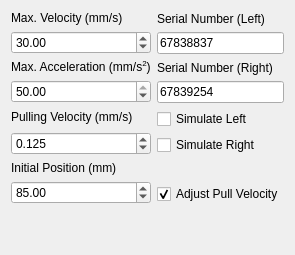
         <widget class="QWidget" name="pullersTab">
          <attribute name="title">
           <string>Left/Right Pullers</string>
          </attribute>
          <layout class="QGridLayout" name="gridLayout_7">
           <item row="1" column="1">
            <layout class="QVBoxLayout" name="verticalLayout_23">
             <item>
              <widget class="QLabel" name="label_22">
               <property name="text">
                <string>Serial Number (Right)</string>
               </property>
              </widget>
             </item>
             <item>
              <widget class="QLineEdit" name="pullerRightSerialText">
               <property name="sizePolicy">
                <sizepolicy hsizetype="Minimum" vsizetype="Fixed">
                 <horstretch>0</horstretch>
                 <verstretch>0</verstretch>
                </sizepolicy>
               </property>
               <property name="text">
                <string>67839254</string>
               </property>
              </widget>
             </item>
            </layout>
           </item>
           <item row="0" column="1">
            <layout class="QVBoxLayout" name="verticalLayout_22">
             <item>
              <widget class="QLabel" name="label_21">
               <property name="text">
                <string>Serial Number (Left)</string>
               </property>
              </widget>
             </item>
             <item>
              <widget class="QLineEdit" name="pullerLeftSerialText">
               <property name="sizePolicy">
                <sizepolicy hsizetype="Minimum" vsizetype="Fixed">
                 <horstretch>0</horstretch>
                 <verstretch>0</verstretch>
                </sizepolicy>
               </property>
               <property name="text">
                <string>67838837</string>
               </property>
              </widget>
             </item>
            </layout>
           </item>
           <item row="1" column="0">
            <layout class="QVBoxLayout" name="verticalLayout_19">
             <item>
              <widget class="QLabel" name="label_18">
               <property name="text">
                <string>&lt;html&gt;&lt;head/&gt;&lt;body&gt;&lt;p&gt;Max. Acceleration (mm/s&lt;span style=&quot; vertical-align:super;&quot;&gt;2&lt;/span&gt;)&lt;/p&gt;&lt;/body&gt;&lt;/html&gt;</string>
               </property>
              </widget>
             </item>
             <item>
              <widget class="QDoubleSpinBox" name="pullerAccelSpin">
               <property name="minimum">
                <double>0.010000000000000</double>
               </property>
               <property name="maximum">
                <double>50.000000000000000</double>
               </property>
               <property name="value">
                <double>50.000000000000000</double>
               </property>
              </widget>
             </item>
            </layout>
           </item>
           <item row="2" column="0">
            <layout class="QVBoxLayout" name="verticalLayout_24">
             <item>
              <widget class="QLabel" name="label_23">
               <property name="text">
                <string>&lt;html&gt;&lt;head/&gt;&lt;body&gt;&lt;p&gt;Pulling Velocity (mm/s)&lt;/p&gt;&lt;/body&gt;&lt;/html&gt;</string>
               </property>
              </widget>
             </item>
             <item>
              <widget class="QDoubleSpinBox" name="pullerPullVelSpin">
               <property name="decimals">
                <number>3</number>
               </property>
               <property name="minimum">
                <double>0.010000000000000</double>
               </property>
               <property name="value">
                <double>0.125000000000000</double>
               </property>
              </widget>
             </item>
            </layout>
           </item>
           <item row="4" column="0">
            <layout class="QVBoxLayout" name="verticalLayout_21">
             <item>
              <widget class="QLabel" name="label_20">
               <property name="text">
                <string>&lt;html&gt;&lt;head/&gt;&lt;body&gt;&lt;p&gt;Initial Position (mm)&lt;/p&gt;&lt;/body&gt;&lt;/html&gt;</string>
               </property>
              </widget>
             </item>
             <item>
              <widget class="QDoubleSpinBox" name="pullerInitPosSpin">
               <property name="maximum">
                <double>99.989999999999995</double>
               </property>
               <property name="value">
                <double>85.000000000000000</double>
               </property>
              </widget>
             </item>
            </layout>
           </item>
           <item row="0" column="0">
            <layout class="QVBoxLayout" name="verticalLayout_20">
             <item>
              <widget class="QLabel" name="label_19">
               <property name="text">
                <string>&lt;html&gt;&lt;head/&gt;&lt;body&gt;&lt;p&gt;Max. Velocity (mm/s)&lt;/p&gt;&lt;/body&gt;&lt;/html&gt;</string>
               </property>
              </widget>
             </item>
             <item>
              <widget class="QDoubleSpinBox" name="pullerVelSpin">
               <property name="minimum">
                <double>0.010000000000000</double>
               </property>
               <property name="value">
                <double>30.000000000000000</double>
               </property>
              </widget>
             </item>
            </layout>
           </item>
           <item row="4" column="1">
            <layout class="QVBoxLayout" name="verticalLayout_40">
             <property name="bottomMargin">
              <number>0</number>
             </property>
             <item>
              <widget class="QLabel" name="label_42">
               <property name="text">
                <string/>
               </property>
              </widget>
             </item>
             <item>
              <widget class="QCheckBox" name="correctCheck">
               <property name="text">
                <string>Adjust Pull Velocity</string>
               </property>
               <property name="checked">
                <bool>true</bool>
               </property>
              </widget>
             </item>
            </layout>
           </item>
           <item row="2" column="1">
            <layout class="QVBoxLayout" name="verticalLayout_45">
             <item>
              <widget class="QCheckBox" name="leftSimCheck">
               <property name="text">
                <string>Simulate Left</string>
               </property>
               <property name="checked">
                <bool>false</bool>
               </property>
              </widget>
             </item>
             <item>
              <widget class="QCheckBox" name="rightSimCheck">
               <property name="text">
                <string>Simulate Right</string>
               </property>
               <property name="checked">
                <bool>false</bool>
               </property>
              </widget>
             </item>
            </layout>
           </item>
           <item row="5" column="0">
            <spacer name="verticalSpacer_3">
             <property name="orientation">
              <enum>Qt::Vertical</enum>
             </property>
             <property name="sizeHint" stdset="0">
              <size>
               <width>20</width>
               <height>40</height>
              </size>
             </property>
            </spacer>
           </item>
          </layout>
         </widget>
